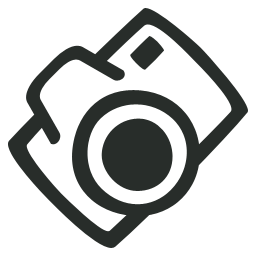
#> input picture Images/1.png, 256 x 256 px, found by its file name; its folder holds 3 pictures in this run
$ python Bulk_Image.py
#> lines starting #> are read from the running program, lines starting #| are printed output that depends on the picture
from tkinter import *
import os
from PIL import Image , ImageTk

# Base

root = Tk()

root.title("Newspaper GUI by ShivanshuWeb")
root.geometry("1080x720")

# Neccesary Variables

directory = 'D:\\Code Playground\\Tkinter Python\\Images'
txt_directory = 'D:\\Code Playground\\Tkinter Python\\Texts'
files = os.listdir('D:\\Code Playground\\Tkinter Python\\Images')
txts = os.listdir('D:\\Code Playground\\Tkinter Python\\Texts')
i = 0
s = 0
tk_images =[]

image_paths = [os.path.join(directory, item) for item in files if os.path.isfile(os.path.join(directory, item))]
txt_names = [file for file in os.listdir(txt_directory) if file.endswith('.txt')]

# Title

title_label = Label(text="Newspaper GUI by ShivanshuWeb",bg='blueviolet',fg='white',font='comicsansms 15 bold',padx=2000,pady=5)
title_label.pack(anchor='center',side='top',fill=Y)


# Main Content

for image_path in image_paths:
    image = Image.open(image_path)
#> image is the input picture: PIL image 256x256 P; mean R, G, B, A 61.8, 92.2, 65.9, 70.5
    image =  image.resize((100,100),Image.Resampling.BICUBIC)
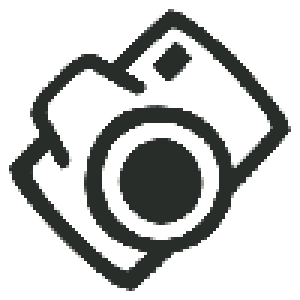
#> image: PIL image 100x100 P (shown 3 times larger); mean R, G, B, A 61.8, 92.1, 65.9, 70.4; transparent parts drawn white
    tk_image = ImageTk.PhotoImage(image)
    tk_images.append(tk_image)
#> pass 2 of the loop `for image_path in image_paths:`:
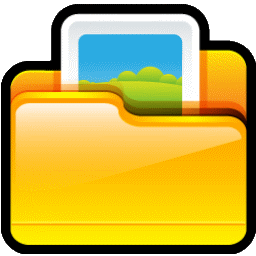
#> input picture Images/2.png, 256 x 256 px, found by its file name
#> image is the input picture: PIL image 256x256 P; mean R, G, B, A 179.5, 163.6, 61.1, 226.9
#> `image =  image.resize((100,100),Image.Resampling.BICUBIC)`:
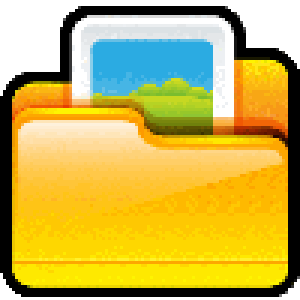
#> image: PIL image 100x100 P (shown 3 times larger); mean R, G, B, A 180.1, 164.1, 61.6, 226.4; transparent parts drawn white
#> pass 3 of the loop `for image_path in image_paths:`:
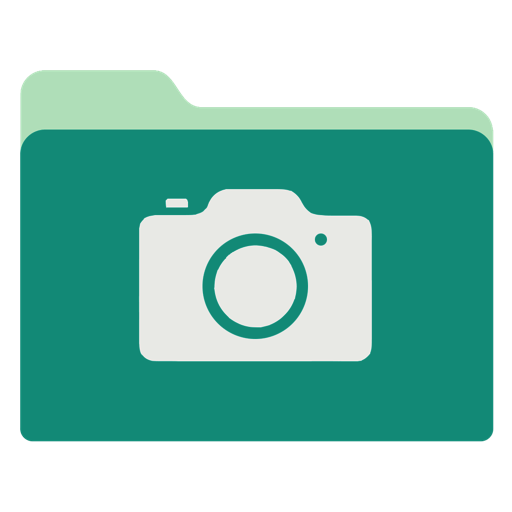
#> input picture Images/3.png, 512 x 512 px, found by its file name
#> image is the input picture: PIL image 512x512 P; mean R, G, B, A 74.5, 145.1, 120.5, 159.1
#> `image =  image.resize((100,100),Image.Resampling.BICUBIC)`:
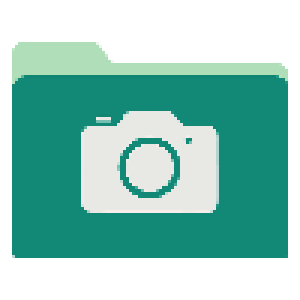
#> image: PIL image 100x100 P (shown 3 times larger); mean R, G, B, A 75, 144.8, 120.2, 157.8; transparent parts drawn white

for tk_image in tk_images:
    label = Label(root, image=tk_image)
